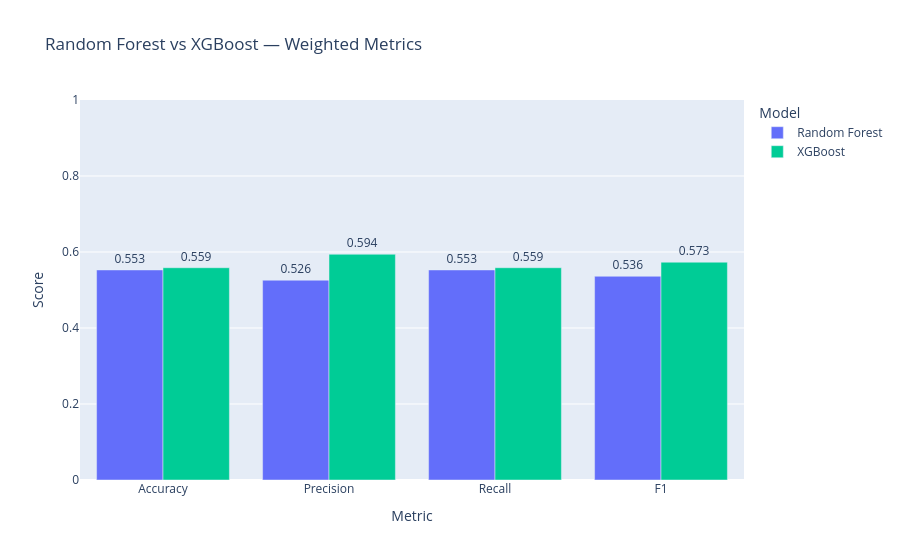

Write notebook code for a chart like this one.
### Code cell
# ---------- grouped bar chart ----------
results_long = results.reset_index().melt(
    id_vars="Model", var_name="Metric", value_name="Score"
)

fig = px.bar(
    results_long,
    x="Metric", y="Score", color="Model",
    barmode="group",
    title="Random Forest vs XGBoost — Weighted Metrics",
    text_auto=".3f",
    color_discrete_map={"Random Forest": "#636EFA", "XGBoost": "#00CC96"},
    range_y=[0, 1]
)
fig.update_traces(textposition="outside")
fig.show()

### Figure 1 — Plotly figure (JSON) as saved in the notebook; plotly's stock layout.template omitted (floating-point values rounded to 4 significant figures)
{"data": [{"alignmentgroup": "True", "hovertemplate": "Model=Random Forest<br>Metric=%{x}<br>Score=%{y}<extra></extra>", "legendgroup": "Random Forest", "marker": {"color": "#636EFA", "pattern": {"shape": ""}}, "name": "Random Forest", "offsetgroup": "Random Forest", "orientation": "v", "showlegend": true, "textposition": "outside", "texttemplate": "%{y:.3f}", "type": "bar", "x": ["Accuracy", "Precision", "Recall", "F1"], "xaxis": "x", "y": [0.5528, 0.5258, 0.5528, 0.5361], "yaxis": "y"}, {"alignmentgroup": "True", "hovertemplate": "Model=XGBoost<br>Metric=%{x}<br>Score=%{y}<extra></extra>", "legendgroup": "XGBoost", "marker": {"color": "#00CC96", "pattern": {"shape": ""}}, "name": "XGBoost", "offsetgroup": "XGBoost", "orientation": "v", "showlegend": true, "textposition": "outside", "texttemplate": "%{y:.3f}", "type": "bar", "x": ["Accuracy", "Precision", "Recall", "F1"], "xaxis": "x", "y": [0.5586, 0.594, 0.5586, 0.5732], "yaxis": "y"}], "layout": {"barmode": "group", "legend": {"title": {"text": "Model"}, "tracegroupgap": 0}, "title": {"text": "Random Forest vs XGBoost — Weighted Metrics"}, "xaxis": {"anchor": "y", "domain": [0, 1], "title": {"text": "Metric"}}, "yaxis": {"anchor": "x", "domain": [0, 1], "range": [0, 1], "title": {"text": "Score"}}}}
